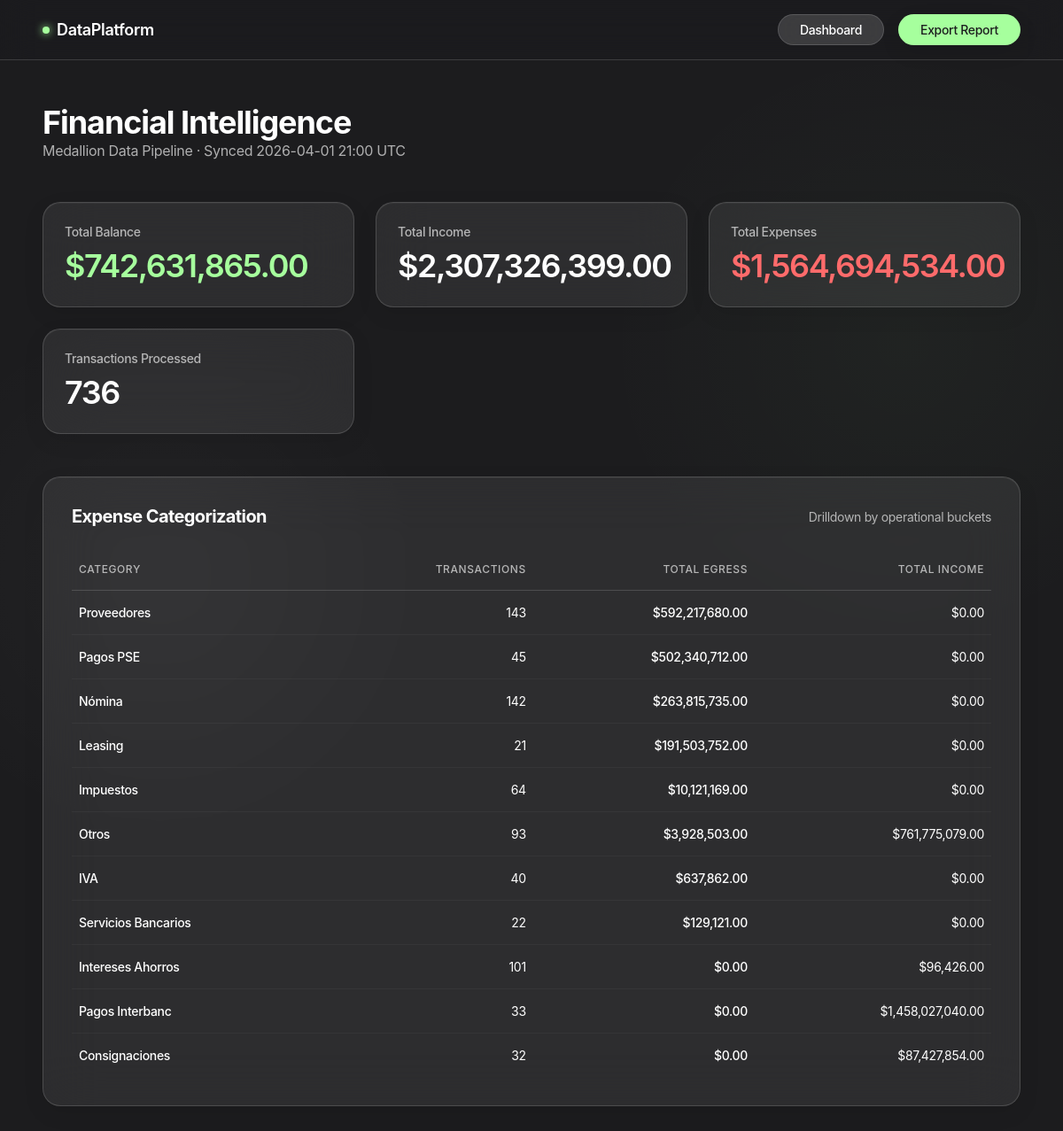
The page / on the database its author committed.
### db/models.py (models this page shows)
class Base(DeclarativeBase):
    pass

class KPIs(Base):
    __tablename__ = "gold_kpis"
    id = Column(Integer, primary_key=True, default=1)
    total_transacciones = Column(Integer, nullable=False)
    ingresos_totales = Column(Float, nullable=False)
    egresos_totales = Column(Float, nullable=False)
    balance_neto = Column(Float, nullable=False)
    saldo_maximo = Column(Float, nullable=True)
    fecha_inicio = Column(DateTime, nullable=True)
    fecha_fin = Column(DateTime, nullable=True)
    updated_at = Column(Text, nullable=True)

class CategorySummary(Base):
    __tablename__ = "gold_category_summary"
    categoria = Column(String(100), primary_key=True)
    num_transacciones = Column(Integer, nullable=False, default=0)
    total_ingresos = Column(Float, nullable=False, default=0)
    total_egresos = Column(Float, nullable=False, default=0)

### app/main.py (the view)
@app.get("/", response_class=HTMLResponse)
async def read_dashboard(request: Request, db: Session = Depends(get_db)):
    kpis       = db.query(KPIs).first()
    categories = db.query(CategorySummary).order_by(CategorySummary.total_egresos.desc()).all()
    monthly    = db.query(MonthlyBalance).order_by(MonthlyBalance.mes).all()
    return templates.TemplateResponse(
        request=request,
        name="dashboard.html",
        context={"kpis": kpis, "categories": categories, "monthly": monthly},
    )

### templates/dashboard.html (shortened to what this page needs)
{% extends "base.html" %}
{% block content %}
<div class="page-header animate-fade-up">
    <div>
        <h1 class="page-title">Financial Intelligence</h1>
        <p class="text-secondary">Medallion Data Pipeline &middot; Synced {{ kpis.updated_at[:16].replace('T', ' ') if kpis else 'N/A' }} UTC</p>
    </div>
</div>
<div class="kpi-grid">
    <div class="kpi-card glass-panel animate-fade-up delay-1">
        <span class="kpi-title">Total Balance</span>
        <span class="kpi-value text-accent">${{ "{:,.2f}".format(kpis.balance_neto) if kpis else '0.00' }}</span>
    </div>
    <div class="kpi-card glass-panel animate-fade-up delay-1">
        <span class="kpi-title">Total Income</span>
        <span class="kpi-value">${{ "{:,.2f}".format(kpis.ingresos_totales) if kpis else '0.00' }}</span>
    </div>
    <div class="kpi-card glass-panel animate-fade-up delay-2">
        <span class="kpi-title">Total Expenses</span>
        <span class="kpi-value text-danger">${{ "{:,.2f}".format(kpis.egresos_totales) if kpis else '0.00' }}</span>
    </div>
    <div class="kpi-card glass-panel animate-fade-up delay-2">
        <span class="kpi-title">Transactions Processed</span>
        <span class="kpi-value">{{ "{:,}".format(kpis.total_transacciones) if kpis else '0' }}</span>
    </div>
</div>
<div class="table-container glass-panel animate-fade-up delay-3">
    <div class="table-header">
        <h3>Expense Categorization</h3>
        <p class="text-secondary" style="font-size: var(--text-sm);">Drilldown by operational buckets</p>
    </div>
    <table class="data-table">
        <thead>
            <tr>
                <th>Category</th>
                <th style="text-align: right;">Transactions</th>
                <th style="text-align: right;">Total Egress</th>
                <th style="text-align: right;">Total Income</th>
            </tr>
        </thead>
        <tbody>
            {% for cat in categories %}
            <tr>
                <td class="font-medium">{{ cat.categoria }}</td>
                <td style="text-align: right;">{{ cat.num_transacciones }}</td>
                <td style="text-align: right;" class="text-danger font-medium">${{ "{:,.2f}".format(cat.total_egresos) }}</td>
                <td style="text-align: right;">${{ "{:,.2f}".format(cat.total_ingresos) }}</td>
            </tr>
            {% else %}
            <tr><td colspan="4" style="text-align: center; padding: var(--space-xl);">No data available. Run the pipeline first.</td></tr>
            {% endfor %}
        </tbody>
    </table>
</div>
{% endblock %}

### templates/base.html (shortened to what this page needs)
<!DOCTYPE html>
<html lang="en">
<head>
    <link rel="stylesheet" href="/static/css/style.css">
</head>
<body>
    <nav class="navbar">
        <div class="nav-brand">
            <span class="nav-brand-dot"></span>
            DataPlatform
        </div>
        <div class="nav-links">
            <a href="/" class="btn btn-glass">Dashboard</a>
            <a href="/export" class="btn btn-primary">Export Report</a>
        </div>
    </nav>
    <main class="container">
        {% block content %}{% endblock %}
    </main>
</body>
</html>

### rows shown on the page
KPIs: updated_at "2026-04-01 21:00", balance_neto "742,631,865.00", ingresos_totales "2,307,326,399.00", egresos_totales "1,564,694,534.00", total_transacciones "736"
CategorySummary: categoria "Proveedores", num_transacciones "143", total_egresos "592,217,680.00", total_ingresos "0.00"
CategorySummary: categoria "Pagos PSE", num_transacciones "45", total_egresos "502,340,712.00", total_ingresos "0.00"
CategorySummary: categoria "Nómina", num_transacciones "142", total_egresos "263,815,735.00", total_ingresos "0.00"
CategorySummary: categoria "Leasing", num_transacciones "21", total_egresos "191,503,752.00", total_ingresos "0.00"
CategorySummary: categoria "Impuestos", num_transacciones "64", total_egresos "10,121,169.00", total_ingresos "0.00"
CategorySummary: categoria "Otros", num_transacciones "93", total_egresos "3,928,503.00", total_ingresos "761,775,079.00"
CategorySummary: categoria "IVA", num_transacciones "40", total_egresos "637,862.00", total_ingresos "0.00"
CategorySummary: categoria "Servicios Bancarios", num_transacciones "22", total_egresos "129,121.00", total_ingresos "0.00"
CategorySummary: categoria "Intereses Ahorros", num_transacciones "101", total_egresos "0.00", total_ingresos "96,426.00"
CategorySummary: categoria "Pagos Interbanc", num_transacciones "33", total_egresos "0.00", total_ingresos "1,458,027,040.00"
CategorySummary: categoria "Consignaciones", num_transacciones "32", total_egresos "0.00", total_ingresos "87,427,854.00"
